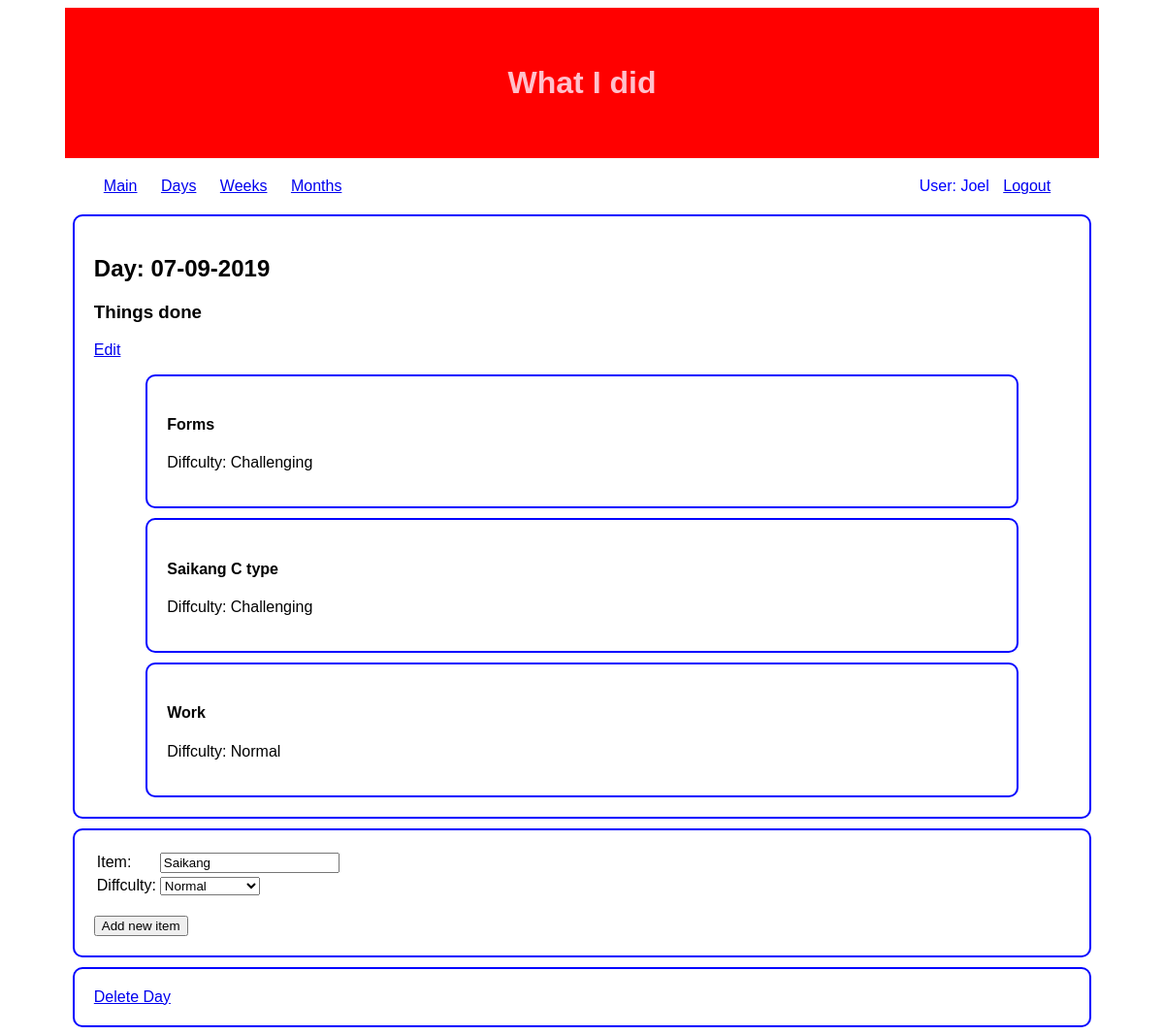
Page /main/days/46/ (signed in) on the committed database.
### thingsdone/models.py (models this page shows, shortened)
class Day (models.Model):
  day = models.DateField(default=timezone.now)
  month = models.ForeignKey(Month, on_delete=models.CASCADE, null=True)
  week = models.ForeignKey(Week, on_delete=models.CASCADE, null=True)
  user = models.ForeignKey('auth.User', on_delete=models.CASCADE, null = True)
  class Meta:
    ordering = ['-day']
    unique_together =[['day','user']]
  def __str__(self):
    return self.day.strftime('%d-%m-%Y')

class ThingDone(models.Model):
  DIFFICULTY = [
    ('Trivial', 'Trivial'),
    ('Normal', 'Normal'),
    ('Challenging', 'Challenging'),
    ('Arduous', 'Arduous'),
    ('Rabz Kebabz', 'Rabz Kebabz'),
  ]
  name = models.CharField(max_length=200, help_text="What did you do?", default="Saikang")
  difficulty = models.CharField(max_length=200, choices=DIFFICULTY, default='Normal', help_text="How challenging was the task?")
  day = models.ForeignKey(Day, blank=True, on_delete=models.CASCADE, null=True)
  week = models.ForeignKey(Week, blank=True, on_delete=models.CASCADE, null=True)
  month = models.ForeignKey(Month, blank=True, on_delete=models.CASCADE, null=True)
  owner = models.ForeignKey('auth.User', on_delete=models.CASCADE, null = True)
  class Meta:
    ordering = ['name']
    verbose_name_plural = 'Things done'
  def __str__(self):
    return self.name

### thingsdone/views.py (the view)
# urls.py: path('days/<int:pk>/', views.DayDetail, name='days-detail'),
@login_required
def DayDetail(request, pk):
  day = Day.objects.filter(user=request.user).get(pk=pk)
  if request.method == "POST":
    form = ThingDoneForm(request.POST)
    if form.is_valid():
      fs = form.save(commit=False)
      fs.owner = request.user
      fs.day = day
      fs.save()
      return HttpResponseRedirect(reverse('days-detail', kwargs={'pk': pk}))
  else:
    form = ThingDoneForm
  context = {'day': day, 'form': form}
  return render(request, 'thingsdone/day_detail.html', context)

### thingsdone/templates/thingsdone/day_detail.html (shortened to what this page needs)
{% extends 'base_generic.html' %}
{% block content %}
<div class='list-block'>
<h2>Day: {{day}}</h2>
<h3>Things done</h3>
{% if day.thingdone_set.all %}
<p><a href="{% url 'days-edit' day.pk %}">Edit</a></p>
{% endif %}
{% if day.thingdone_set.all %}
  {% for thingdone in day.thingdone_set.all %}
    <div class="list-block">
      <h4>{{thingdone}}</h4>
      <p>Diffculty: {{thingdone.difficulty}}</p>
    </div>
  {% endfor %}
{% else %}
  <p>Nothing done this day!</p>
{% endif %}
</div>
<div class="list-block">
  <form action="" method="POST">
    <table>
      <tr>
        <td>Item: </td>
        <td>{{ form.name }}</td>
      </tr>
      <tr>
        <td>Diffculty: </td>
        <td>{{ form.difficulty }}</td>
      </tr>
    </table>
    <br>
    <input type="submit" value="Add new item" />
  </form>
</div>
<div class="list-block">
  <a href="{% url 'days-delete' day.pk %}">Delete Day</a>
</div>
{% endblock %}

### templates/base_generic.html (shortened to what this page needs)
<!DOCTYPE html>
<html>
<head>
  {% load static %}
  <link rel="stylesheet" href="{% static 'css/main-style.css' %}">
</head>
<body>
  <h1>What I did</h1>
  <div class="navbar">
    <a href="{% url 'main' %}">Main</a>
    <a href="{% url 'days-list' %}">Days</a>
    <a href="{% url 'weeks-list' %}">Weeks</a>
    <a href="{% url 'months-list' %}">Months</a>
    {% if user.is_authenticated %}
      <span>User: {{ user.username }} <a href="{% url 'logout' %}">Logout</a></span>
    {% else %}
      <span><a href="{% url 'login' %}">Login</a></span>
      <span><a href="{% url 'signup' %}">Signup</a></span>
    {% endif %}
  </div>
  {% block content %}{% endblock %}
</body>
</html>

### static/css/main-style.css (style rules this page uses)
h1 { background-color: red; color: pink; font-family: arial; width: 80%; text-align: center; margin: auto; margin-bottom: 10px; padding: 5%; font-size: 2rem; }
.list-block { font-family: helvetica; width: 85%; padding: 20px; margin: auto; margin-top: 10px; border: 2px solid blue; border-radius: 10px }
.navbar { font-family: helvetica; width: 85%; padding: 10px; margin: auto; margin-bottom: 10px; }
.navbar a { padding: 10px; }
.navbar span { float: right; padding-right: 10px; color: blue; }

### rows in the picture
Day: day "07-09-2019"
ThingDone: name "Forms", difficulty "Challenging"
ThingDone: name "Saikang C type", difficulty "Challenging"
ThingDone: name "Work", difficulty "Normal"

### other values in the picture
{{ user.username }} "Joel"
